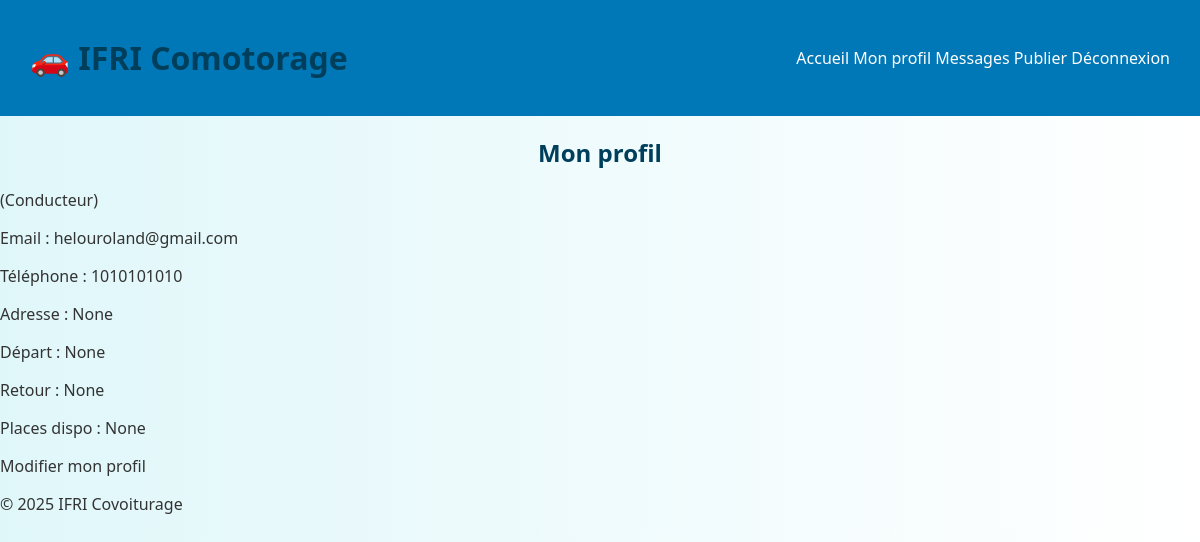
/profil/ (signed in), run on the app's committed database.
### mon_app/models.py (models this page shows, shortened)
class CustomUser(AbstractUser):
    email = models.EmailField(unique=True)
    phone_number = models.CharField(max_length=15, unique=True)
    role = models.CharField(max_length=10, choices=[('conducteur', 'Conducteur'), ('passager', 'Passager')])
    photo = models.ImageField(upload_to='photos/', null=True, blank=True)
    departure_point = models.CharField(max_length=255, null=True, blank=True)
    arrival_time = models.TimeField(null=True, blank=True)
    departure_time = models.TimeField(null=True, blank=True)
    car_model = models.CharField(max_length=50, null=True, blank=True)
    car_brand = models.CharField(max_length=50, null=True, blank=True)
    available_seats = models.PositiveIntegerField(null=True, blank=True)
    address = models.CharField("Adresse de départ", max_length=255, null=True, blank=True)
    return_time = models.TimeField("Heure de retour", null=True, blank=True)
    USERNAME_FIELD = 'email'
    REQUIRED_FIELDS = ['username']

### mon_app/views.py (the view)
# urls.py: path('profil/', views.profil_view, name='profil'),
@login_required
def profil_view(request):
    return render(request, 'mon_app/profil.html', {'user': request.user})

### mon_app/templates/mon_app/profil.html (shortened to what this page needs)
{% extends 'mon_app/base.html' %}
{% block content %}
<head>
    {% load static %}
    <link rel="stylesheet" href="{% static 'mon_app/style.css' %}">
</head>
<h2 class="mon_profil">Mon profil</h2>
<div class="profil-card">
    <p><strong>{{ user.first_name }} {{ user.last_name }}</strong> ({{ user.role|capfirst }})</p>
    <p>Email : {{ user.email }}</p>
    <p>Téléphone : {{ user.phone_number }}</p>
    <p>Adresse : {{ user.address }}</p>
    <p>Départ : {{ user.departure_time }}</p>
    <p>Retour : {{ user.return_time }}</p>
    <p>Places dispo : {{ user.available_seats }}</p>
    <a href="{% url 'modifier_profil' %}" class="btn">Modifier mon profil</a>
</div>
{% endblock %}

### mon_app/static/mon_app/style.css (style rules this page uses)
body { margin: 0; font-family: 'Segoe UI', sans-serif; background: linear-gradient(to right, #e0f7fa, #ffffff); color: #333; }
a { text-decoration: none; color: inherit; }
h1, h2 { text-align: center; color: #003f5c; }

### data on the page
CustomUser: role "Conducteur", email "helouroland@gmail.com", phone_number "1010101010", address "None", departure_time "None", return_time "None", available_seats "None"
